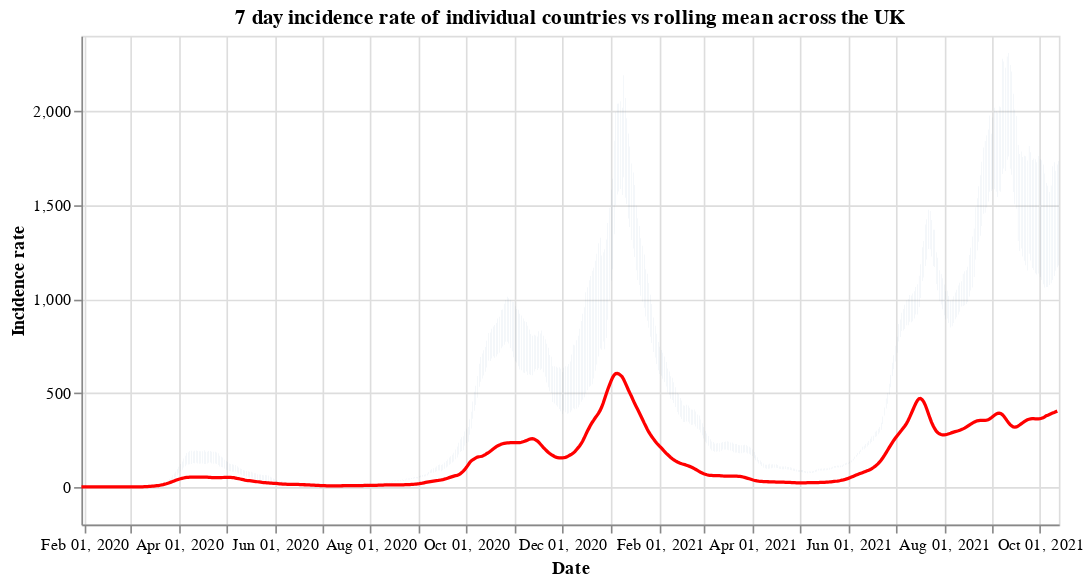

Notebook cell for this chart:
### Code cell
#collapse
countries = uk_cases['areaName'].unique()
countries.sort()

selection = alt.selection_single(
    name='Select',
    fields=['areaName'],
    init={'areaName': 'Wales'},
    bind={'areaName': alt.binding_select(options=countries)}
)

# scatter plot, modify opacity based on selection
bars = alt.Chart(uk_cases).mark_bar().add_selection(
    selection
).encode(
    x=alt.X("yearmonthdate(date):T", axis=alt.Axis(title='Date')),
    y=alt.Y("weeklyCasesRate:Q", axis=alt.Axis(title='Incidence rate')),
    tooltip='weeklyCasesRate:Q',
    opacity=alt.condition(selection, alt.value(1), alt.value(0))
).properties(title=f'7 day incidence rate of individual countries vs rolling mean across the UK', width=600)

line = alt.Chart(overview_cases).mark_line(
    color='red',
    size=2,
).transform_window(
    rolling_mean='mean(weeklyCasesRate)',
    frame=[0, 7]
).encode(
    x='yearmonthdate(date):T',
    y='rolling_mean:Q'
)

alt.layer(bars, line)

### Figure 1 — Vega-Lite specification as saved in the notebook (floating-point values rounded to 4 significant figures; data arrays with more than 128 entries replaced by an {"elided": "..."} marker saying what was removed)
{"config": {"view": {"continuousWidth": 400, "continuousHeight": 300}}, "layer": [{"data": {"name": "data-5bbf50c7c6aca0ac1e32010aa3abcc6c"}, "mark": "bar", "encoding": {"opacity": {"condition": {"value": 1, "selection": "Select"}, "value": 0}, "tooltip": {"type": "quantitative", "field": "weeklyCasesRate"}, "x": {"type": "temporal", "axis": {"title": "Date"}, "field": "date", "timeUnit": "yearmonthdate"}, "y": {"type": "quantitative", "axis": {"title": "Incidence rate"}, "field": "weeklyCasesRate"}}, "selection": {"Select": {"type": "single", "fields": ["areaName"], "init": {"areaName": "Wales"}, "bind": {"areaName": {"input": "select", "options": ["England", "Northern Ireland", "Scotland", "Wales"]}}}}, "title": "7 day incidence rate of individual countries vs rolling mean across the UK", "width": 600}, {"data": {"name": "data-ff7142b1be84b471de2b52ef243cced4"}, "mark": {"type": "line", "color": "red", "size": 2}, "encoding": {"x": {"type": "temporal", "field": "date", "timeUnit": "yearmonthdate"}, "y": {"type": "quantitative", "field": "rolling_mean"}}, "transform": [{"window": [{"op": "mean", "field": "weeklyCasesRate", "as": "rolling_mean"}], "frame": [0, 7]}]}], "$schema": "https://vega.github.io/schema/vega-lite/v4.8.1.json", "datasets": {"data-5bbf50c7c6aca0ac1e32010aa3abcc6c": {"elided": "2396 records"}, "data-ff7142b1be84b471de2b52ef243cced4": {"elided": "622 records"}}}
